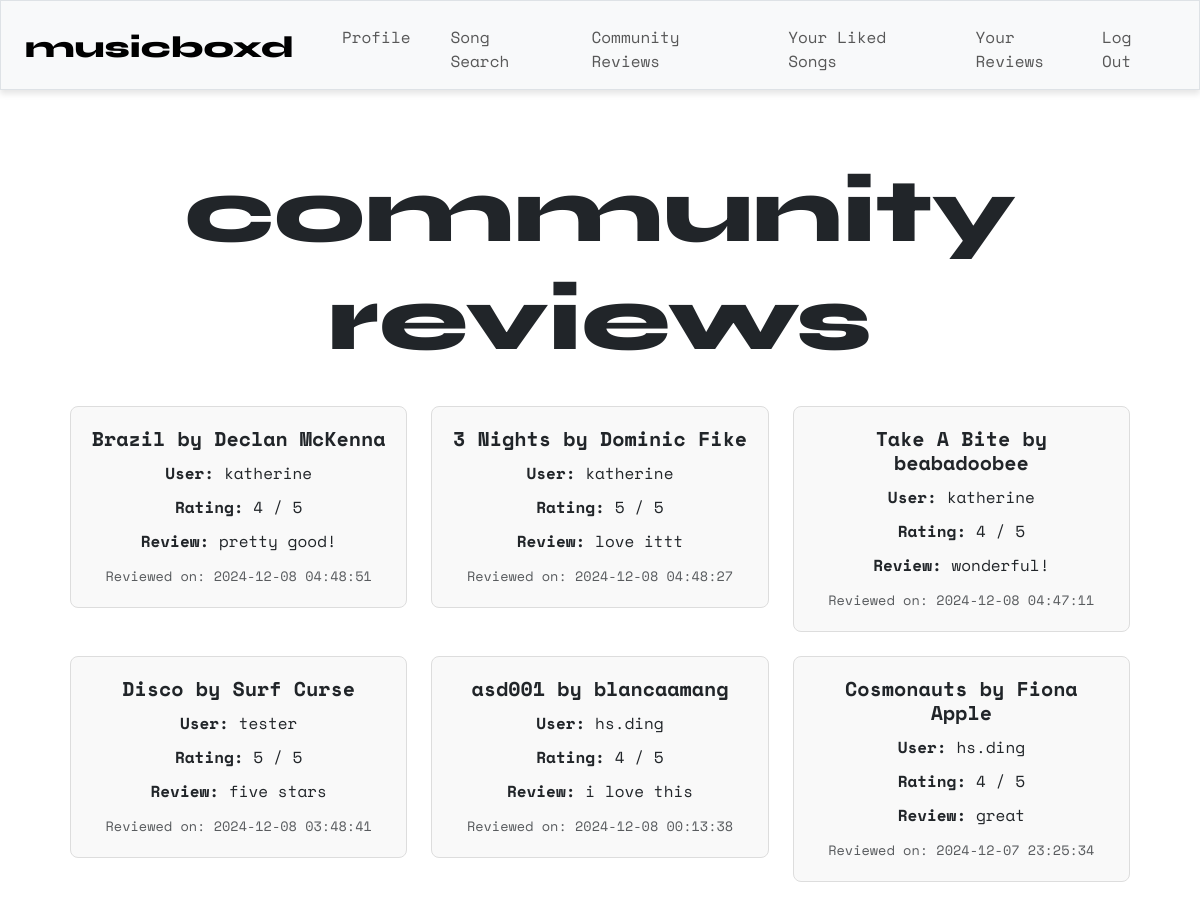
Before: /recent (signed in) with the older database file.
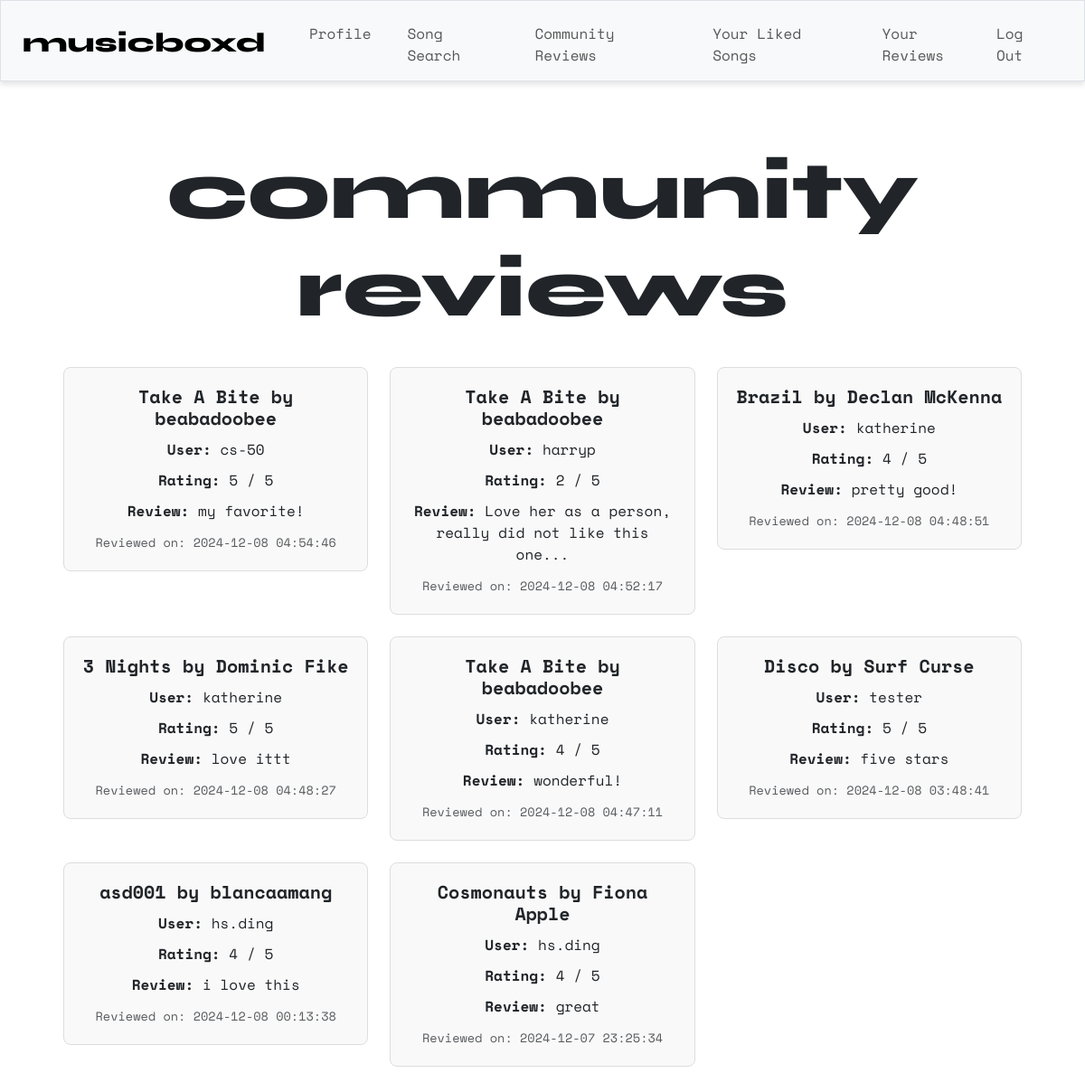
After: the same page with the newer database file.
### tables this page shows
CREATE TABLE reviews ( id INTEGER PRIMARY KEY, review TEXT NOT NULL, rating INTEGER NOT NULL, user_id INTEGER NOT NULL, song_id TEXT NOT NULL, timestamp DATETIME DEFAULT CURRENT_TIMESTAMP, FOREIGN KEY (user_id) REFERENCES users (id), FOREIGN KEY (song_id) REFERENCES songs (id) );

CREATE TABLE songs ( id TEXT PRIMARY KEY, title TEXT NOT NULL, artist TEXT NOT NULL);

CREATE TABLE users ( id INTEGER PRIMARY KEY, username TEXT NOT NULL UNIQUE, hash TEXT NOT NULL );

### app.py (the view)
@app.route("/recent")
@login_required
def recent():
    reviews = db.execute("""
        SELECT users.username, reviews.rating, reviews.timestamp, reviews.review,
               songs.title AS song_title, songs.artist AS song_artist
        FROM reviews
        JOIN users ON reviews.user_id = users.id
        JOIN songs ON reviews.song_id = songs.id
        ORDER BY reviews.timestamp DESC
    """)
    return render_template("recent.html", reviews=reviews)

### helpers.py (called while the page is built)
def login_required(f):
    @wraps(f)
    def decorated_function(*args, **kwargs):
        if session.get("user_id") is None:
            return redirect("/login")
        return f(*args, **kwargs)
    return decorated_function

### templates/recent.html (shortened to what this page needs)
{% extends "layout.html" %}
{% block main %}
    <div class="container">
        <h1 class="syne">community<br>reviews</h1>
        <br>
        {% if reviews %}
            <div class="row row-cols-1 row-cols-md-3 g-4">
                {% for review in reviews %}
                    <div class="col">
                        <div class="card">
                            <div class="card-body">
                                <h5 class="card-title">{{ review.song_title }} by {{ review.song_artist }}</h5>
                                <p class="card-text"><strong>User:</strong> {{ review.username }}</p>
                                <p class="card-text"><strong>Rating:</strong> {{ review.rating }} / 5</p>
                                <p class="card-text"><strong>Review:</strong> {{ review.review }}</p>
                                <p class="card-text"><small class="text-muted">Reviewed on: {{ review.timestamp }}</small></p>
                            </div>
                        </div>
                    </div>
                {% endfor %}
            </div>
        {% else %}
            <p class="text-muted">No reviews yet.</p>
        {% endif %}
    </div>
{% endblock %}

### templates/layout.html (shortened to what this page needs)
<!DOCTYPE html>
<html lang="en">
    <head>
        <link href="https://cdn.jsdelivr.net/npm/bootstrap@5.3.3/dist/css/bootstrap.min.css" rel="stylesheet">
        <link href="https://cdnjs.cloudflare.com/ajax/libs/font-awesome/6.0.0-beta3/css/all.min.css" rel="stylesheet">
        <link href="/static/styles.css" rel="stylesheet">
    </head>
    <body>
        {% if session["user_id"] %}
            <nav class="bg-light border navbar navbar-expand-md navbar-light">
                <div class="container-fluid px-4">
                    <a class="navbar-brand" href="/"><span class="syne" style="font-size:30px">musicboxd</span></a>
                    <div class="collapse navbar-collapse" id="navbar">
                        <ul class="navbar-nav me-auto mt-2">
                            <li class="nav-item ms-4"><a class="nav-link" href="/profile">Profile</a></li>
                            <li class="nav-item ms-4"><a class="nav-link" href="/search">Song Search</a></li>
                            <li class="nav-item ms-4"><a class="nav-link" href="/recent">Community Reviews</a></li>
                            <li class="nav-item ms-4"><a class="nav-link" href="/all_liked">Your Liked Songs</a></li>
                            <li class="nav-item ms-4"><a class="nav-link" href="/all_reviews">Your Reviews</a></li>
                        </ul>
                        <ul class="navbar-nav ms-auto mt-2">
                            <li class="nav-item"><a class="nav-link" href="/logout">Log Out</a></li>
                        </ul>
                    </div>
                </div>
            </nav>
        {% endif %}
        <main class="container py-5 text-center">
            {% block main %}{% endblock %}
        </main>
    </body>
</html>

### static/styles.css (style rules this page uses)
h1 { font-size: 90px; }
p { font-size: 20px; }
ul { list-style-type: none; }
nav { position: sticky; top: 0; left: 0; right: 0; z-index: 1000; background-color: #fff; box-shadow: 0 4px 6px rgba(0, 0, 0, 0.1); padding: 20px; }
nav .navbar-brand { font-size: xx-large; font-family: "Space Mono"; }
.card { border: 1px solid #ddd; border-radius: 8px; background-color: #f9f9f9; transition: box-shadow 0.3s ease-in-out; }
.card-body { padding: 20px; }
.card-title { font-size: 1.25rem; font-weight: bold; margin-bottom: 10px; }
.card-text { font-size: 1rem; margin-bottom: 8px; }
.card-text small { font-size: 0.85rem; color: #6c757d; }
.card-body p { margin-bottom: 10px; }
.container { padding: 20px; }
body { background-color: #ffffff; font-family: "Space Mono"; overflow: visible; }
.syne { font-family: "Syne", sans-serif; font-optical-sizing: auto; font-weight: 800; font-style: normal; }

Changed rows visible on the page:
added reviews: song_title "Take A Bite", song_artist "beabadoobee", username "cs-50", rating "5", review "my favorite!", timestamp "2024-12-08 04:54:46"
added reviews: song_title "Take A Bite", song_artist "beabadoobee", username "harryp", rating "2", review "Love her as a person, really did not like this one...", timestamp "2024-12-08 04:52:17"
